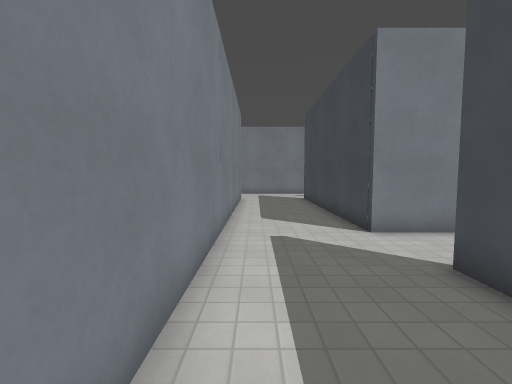
[1] (above)

19 first-person views from a walk through a 3-D level made in the Godot game engine. The camera is 1.5 m above the floor, tilts 4° down and sees 90° across. The floor is counted in squares, 1 m on a side. Each view is taken from the middle of a square. On the plan, view 1 faces up. The plan holds only what a view shows up to about 13 squares ahead; the rest is blank. Surface patterns are stand-ins for the level's own textures.

[2]
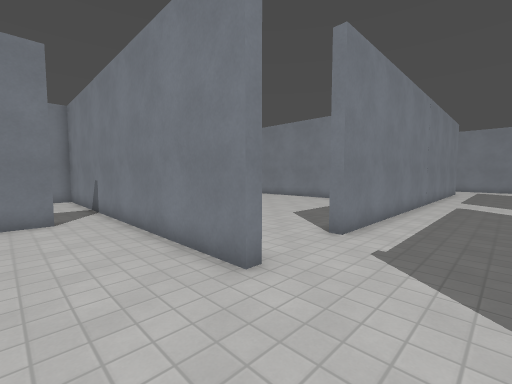

[3]
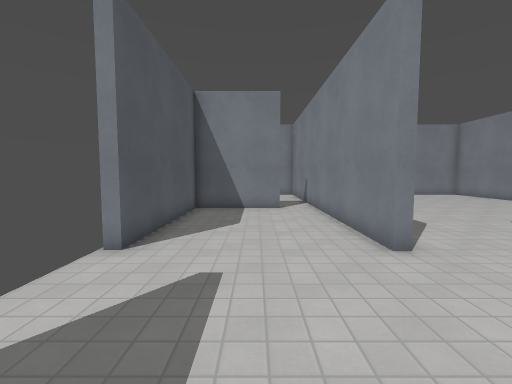

[4]
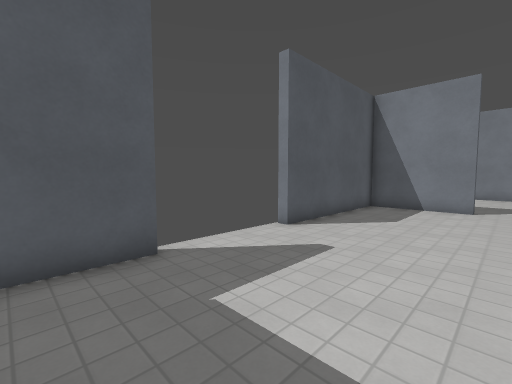

[5]
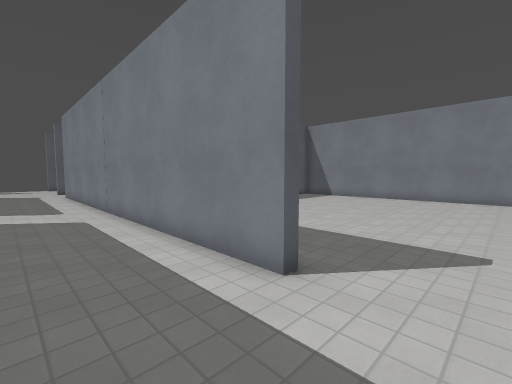

[6]
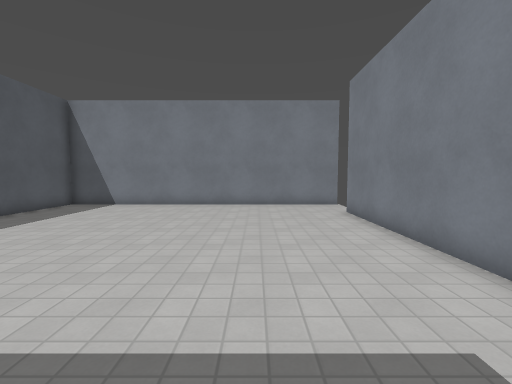

[7]
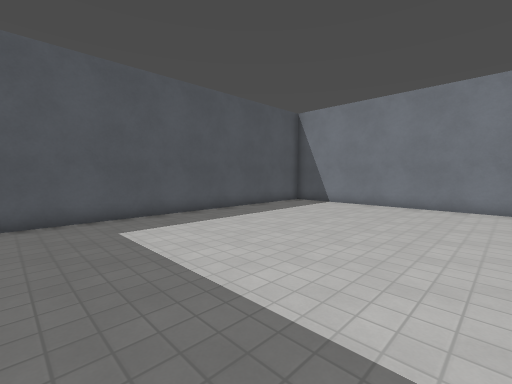

[8]
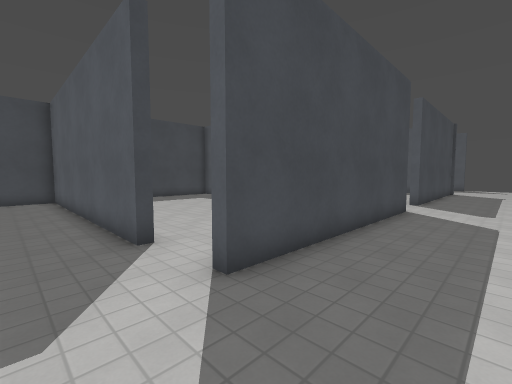

[9]
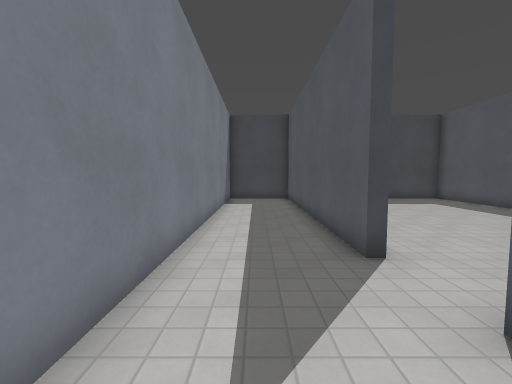

[10]
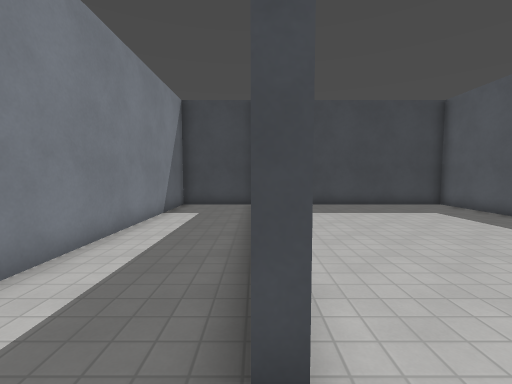

[11]
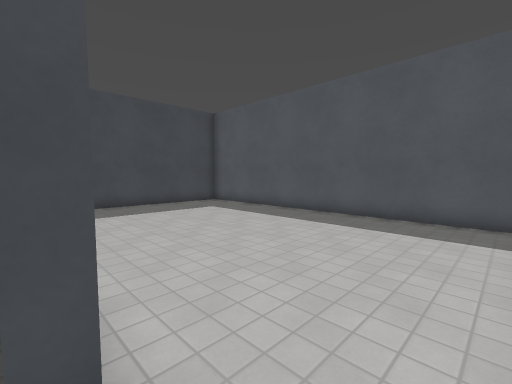

[12]
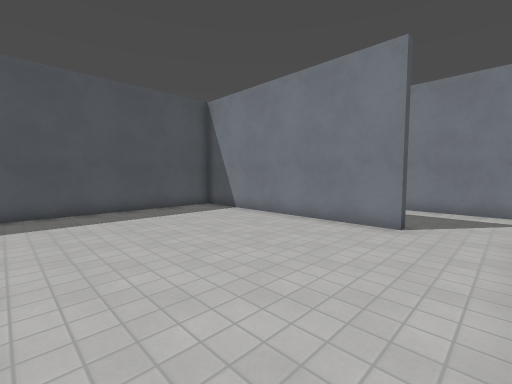

[13]
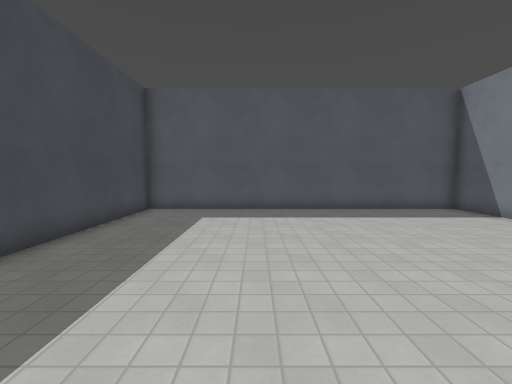

[14]
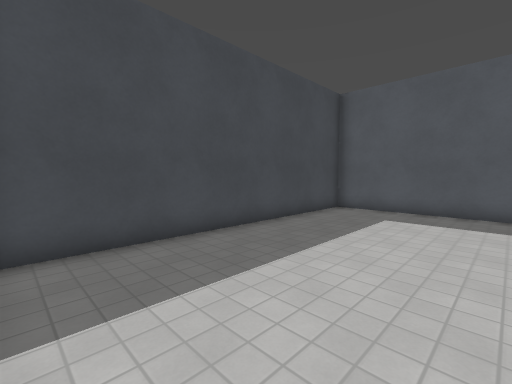

[15]
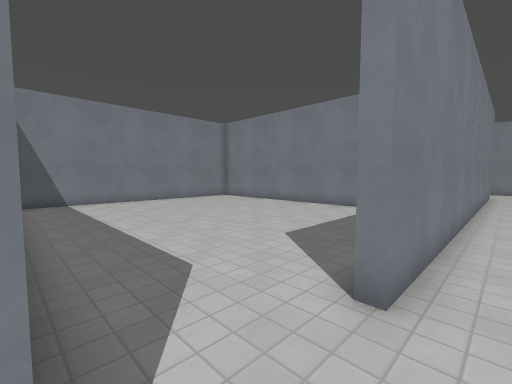

[16]
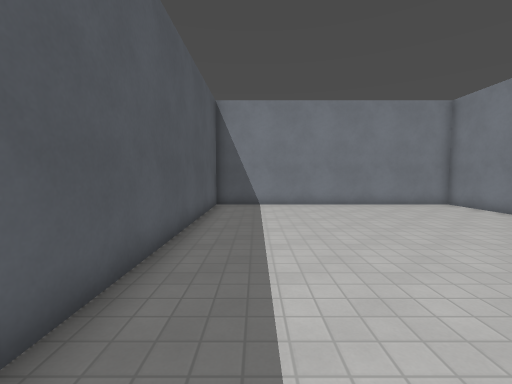

[17]
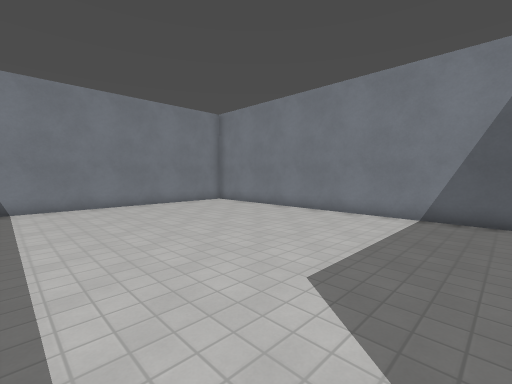

[18]
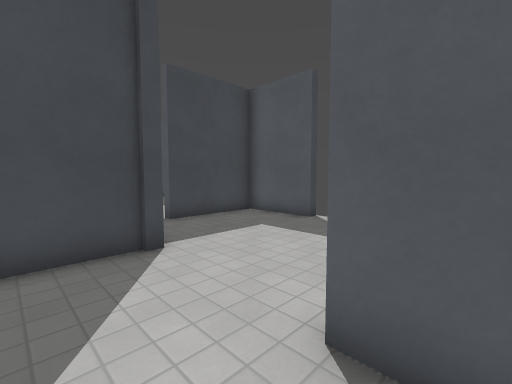

[19]
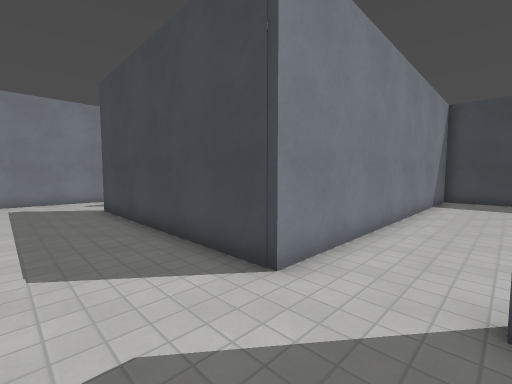

### Floor plan
Points are (right, up) in squares from view 1. A wall is a line through its corners. A room is listed if a view was taken in it or the views show most of it. See-through windows are left out.
Room 1 (views 1, 2, 3, 4, 5, 6, 7, 8, 9, 10, 11, 15, 19)
walls: (4.5, 6.5) (3, 6.5) (3, 15.7) (3.4, 15.7); (3.1, 2.6) (3.1, 4) (3.5, 4); (-1.4, 15.7) (-0.9, 15.7) (-0.9, -2.1) (-1.4, -2.1); (5.5, 15.6) (5.5, 16) (16.6, 16) (16.6, 19.6) (-0.1, 19.6); (-5.5, 19.6) (-12.1, 19.6); (-2.1, -5) (-0.9, -5) (-0.9, -5.3) (-8.6, -5.3); (3.1, -5) (3.1, -2.9); (3, -5.4) (3, -4.9); (-7.3, -6.9) (-7.3, -10.7) (-0.9, -10.7); (-14.6, 20.1) (-14.6, 6.9) (-1.9, 6.9); (3, -10.7) (6, -10.7) (6, -6.9)
ways out: opening at (3.7, 5) to room 2; opening at (-1, -3.5) to room 3; opening at (4.5, 15.5) to room 4; opening at (-8, -6); gap at (-12, 20); gap at (-1, -11); gap at (3, -11)
Room 2 (views 12, 13, 14)
walls: (3.5, 4) (3.5, -5) (16.6, -5) (16.6, 6.1); (15.9, 6.5) (4.5, 6.5)
ways out: opening at (3.7, 5) to room 1
Room 3 (views 16, 17, 18)
walls: (-1.9, 6.5) (-14.6, 6.5) (-14.6, -5) (-3.9, -5)
ways out: opening at (-1, -3.5) to room 1
Room 4 (no view inside)
walls: (3.9, 6.9) (16.6, 6.9) (16.6, 13.2)
ways out: opening at (4.5, 15.5) to room 1

Where each view was taken, in squares from view 1:
view 1: 0 up, 0 right, facing up
view 2: 8 down, 2 right, facing up-left
view 3: 8 down, 4 right, facing left
view 4: 6 down, 5 right, facing down-left
view 5: 18 up, 2 right, facing down-left
view 6: 16 up, 2 left, facing left
view 7: 16 up, 2 left, facing down-left
view 8: 18 up, 0 right, facing down-right
view 9: 18 up, 1 right, facing right
view 10: 16 up, 4 right, facing right
view 11: 16 up, 4 right, facing down-right
view 12: 6 up, 11 right, facing down-left
view 13: 6 up, 12 right, facing down
view 14: 6 up, 11 right, facing down-right
view 15: 5 down, 0 right, facing up-left
view 16: 3 down, 2 left, facing left
view 17: 3 down, 2 left, facing up-left
view 18: 3 down, 2 left, facing down-right
view 19: 4 up, 0 right, facing up-right
